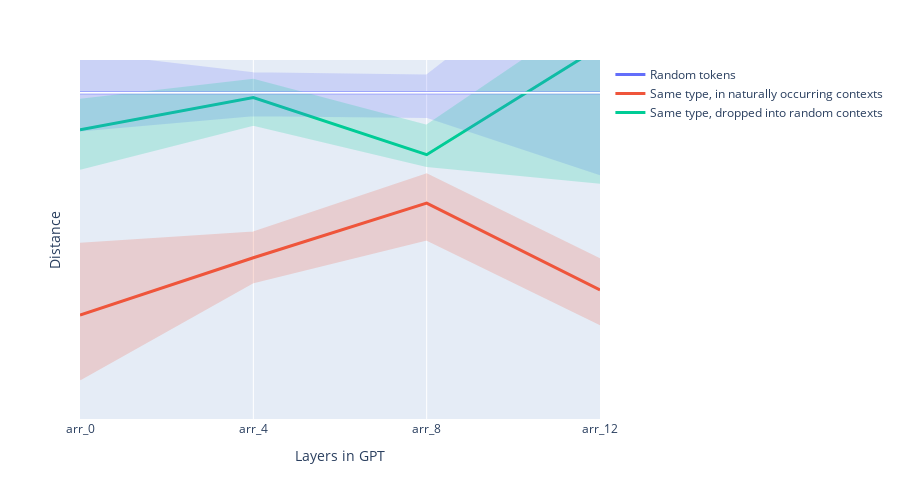

Notebook code for this chart:
### Code cell
title = ''
lines = px.line(median, x='layer', y=keys, width=900, height=500, labels={"variable": ""}, title=title).update_traces(line=dict(width=3))
bands = get_error_bands(keys, q1,q3, layers)

# Tweaks
upper_bound = px.line(x=layers, y=[1,]*len(layers), color_discrete_sequence=['white',])
fig = combine_figs([lines, bands, upper_bound])
fig.update_yaxes(title='Distance', range=[0, 1.1], showticklabels=False, showgrid=False, nticks=2)
fig.update_xaxes(title=f'Layers in {get_generic(model_type).upper()}', showticklabels=True, tickvals=layers)
fig.update_layout(title_x=0.1, title_y=.85)
fig

### Figure 1 — Plotly figure (JSON) as saved in the notebook; plotly's stock layout.template omitted (floating-point values rounded to 4 significant figures)
{"data": [{"hovertemplate": "=Random tokens<br>layer=%{x}<br>value=%{y}<extra></extra>", "legendgroup": "Random tokens", "line": {"color": "#636efa", "dash": "solid", "width": 3}, "marker": {"symbol": "circle"}, "mode": "lines", "name": "Random tokens", "orientation": "v", "showlegend": true, "type": "scatter", "visible": true, "x": ["arr_0", "arr_4", "arr_8", "arr_12"], "xaxis": "x", "y": [1.0, 1.0, 1.0, 1.0], "yaxis": "y"}, {"hovertemplate": "=Same type, in naturally occurring contexts<br>layer=%{x}<br>value=%{y}<extra></extra>", "legendgroup": "Same type, in naturally occurring contexts", "line": {"color": "#EF553B", "dash": "solid", "width": 3}, "marker": {"symbol": "circle"}, "mode": "lines", "name": "Same type, in naturally occurring contexts", "orientation": "v", "showlegend": true, "type": "scatter", "x": ["arr_0", "arr_4", "arr_8", "arr_12"], "xaxis": "x", "y": [0.3208, 0.4958, 0.6627, 0.3975], "yaxis": "y"}, {"hovertemplate": "=Same type, dropped into random contexts<br>layer=%{x}<br>value=%{y}<extra></extra>", "legendgroup": "Same type, dropped into random contexts", "line": {"color": "#00cc96", "dash": "solid", "width": 3}, "marker": {"symbol": "circle"}, "mode": "lines", "name": "Same type, dropped into random contexts", "orientation": "v", "showlegend": true, "type": "scatter", "x": ["arr_0", "arr_4", "arr_8", "arr_12"], "xaxis": "x", "y": [0.8867, 0.9852, 0.8106, 1.14], "yaxis": "y"}, {"fill": "toself", "fillcolor": "#636EFA", "line": {"color": "#636EFA"}, "mode": "lines", "opacity": 0.2, "showlegend": false, "type": "scatter", "x": ["arr_0", "arr_4", "arr_8", "arr_12", "arr_12", "arr_8", "arr_4", "arr_0"], "y": [0.8849, 0.9312, 0.9262, 0.7513, 1.466, 1.052, 1.059, 1.122]}, {"fill": "toself", "fillcolor": "#EF553B", "line": {"color": "#EF553B"}, "mode": "lines", "opacity": 0.2, "showlegend": false, "type": "scatter", "x": ["arr_0", "arr_4", "arr_8", "arr_12", "arr_12", "arr_8", "arr_4", "arr_0"], "y": [0.1243, 0.4211, 0.5513, 0.2933, 0.4911, 0.7509, 0.5732, 0.5386]}, {"fill": "toself", "fillcolor": "#00CC96", "line": {"color": "#00CC96"}, "mode": "lines", "opacity": 0.2, "showlegend": false, "type": "scatter", "x": ["arr_0", "arr_4", "arr_8", "arr_12", "arr_12", "arr_8", "arr_4", "arr_0"], "y": [0.7673, 0.9022, 0.7761, 0.7251, 1.259, 0.8995, 1.039, 0.9781]}, {"hovertemplate": "x=%{x}<br>y=%{y}<extra></extra>", "legendgroup": "", "line": {"color": "white", "dash": "solid"}, "marker": {"symbol": "circle"}, "mode": "lines", "name": "", "orientation": "v", "showlegend": false, "type": "scatter", "x": ["arr_0", "arr_4", "arr_8", "arr_12"], "xaxis": "x", "y": [1, 1, 1, 1], "yaxis": "y"}], "layout": {"height": 500, "legend": {"title": {"text": ""}, "tracegroupgap": 0}, "margin": {"t": 60}, "title": {"x": 0.1, "y": 0.85}, "width": 900, "xaxis": {"anchor": "y", "autorange": true, "domain": [0, 1], "range": [0, 3], "showticklabels": true, "tickvals": ["arr_0", "arr_4", "arr_8", "arr_12"], "title": {"text": "Layers in GPT"}, "type": "category"}, "yaxis": {"anchor": "x", "domain": [0, 1], "nticks": 2, "range": [0, 1.1], "showgrid": false, "showticklabels": false, "title": {"text": "Distance"}, "type": "linear"}}}
